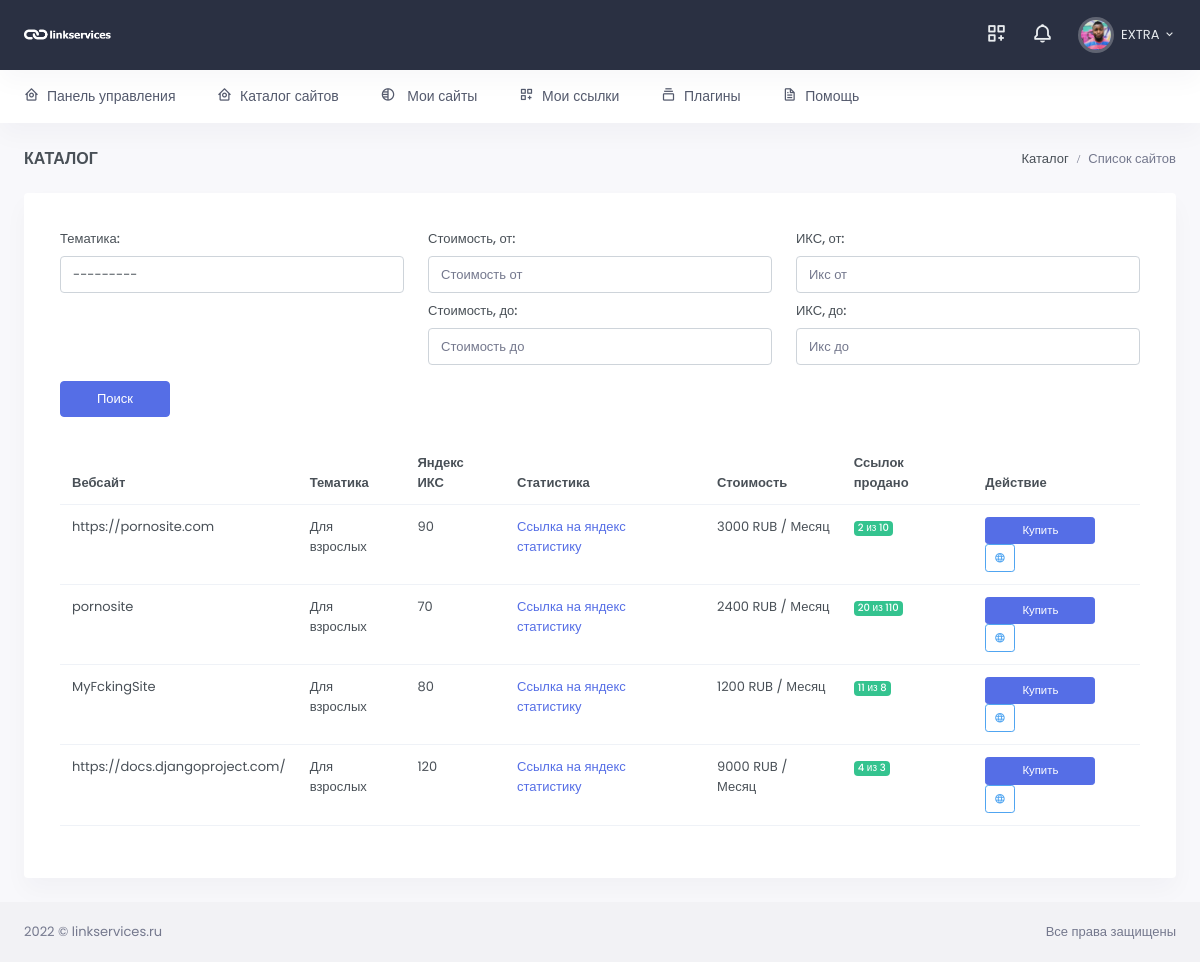
Page /catalog/ (signed in) on the earlier database version.
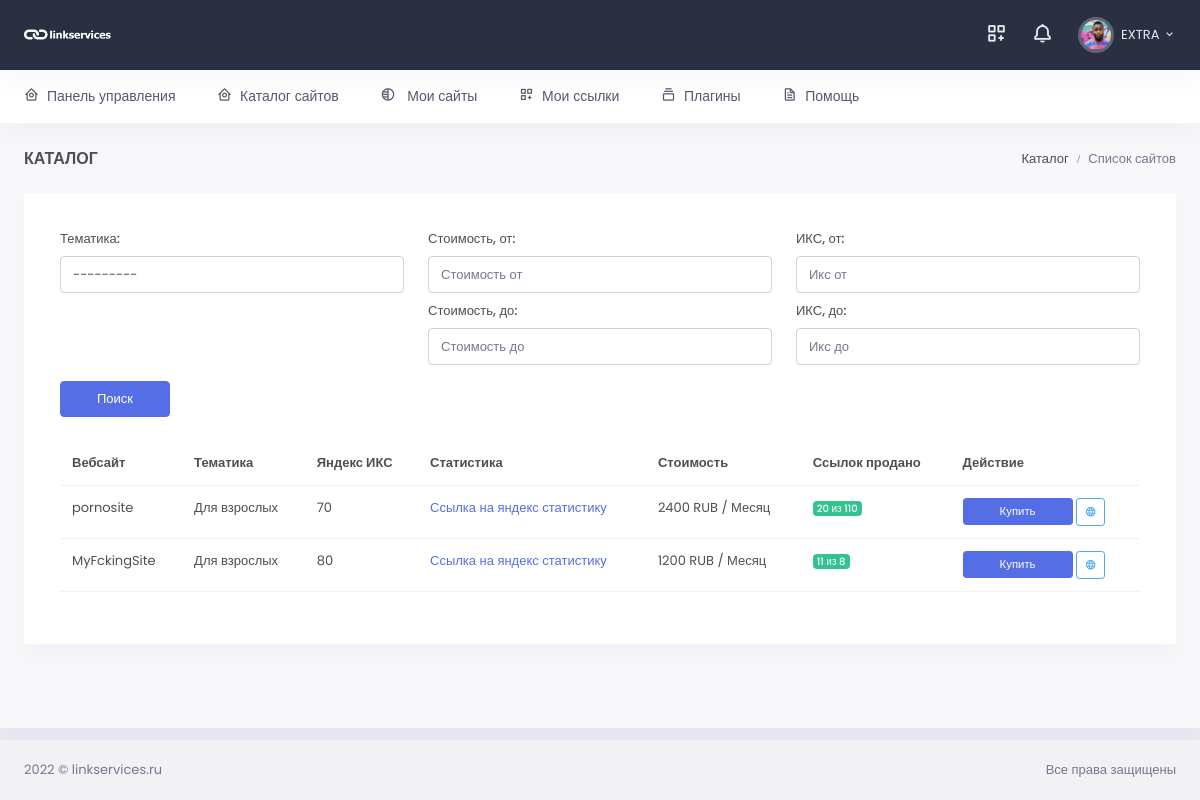
Same page on the later database version.
### site_app/models.py (models this page shows, shortened)
class WebSite(models.Model):
    MODERATION = 'На модерации'
    PUBLISHED = 'Опубликовано'
    REJECTED = 'Отклонено'
    STATUS_CHOICES = (
        (MODERATION, 'На модерации'),
        (PUBLISHED, 'Опубликовано'),
        (REJECTED, 'Отклонено')
    )
    url = models.CharField(max_length=255, verbose_name='url сайта')
    user = models.ForeignKey(Profile, related_name='user_website', on_delete=models.CASCADE,
                             max_length=100, blank=True, null=True, verbose_name='email заказчика')
    category = models.ForeignKey(Category, on_delete=models.CASCADE, verbose_name='Тематика')
    price = models.IntegerField(verbose_name='Цена')
    status = models.CharField(max_length=20, choices=STATUS_CHOICES, default=MODERATION, verbose_name='Статус')
    total_link = models.IntegerField(verbose_name='Всего ссылок', blank=True, null=True)
    yandex_x = models.IntegerField(verbose_name='Яндекс Икс', blank=True, null=True)
    yandex_stat = models.CharField(max_length=255, verbose_name='Яндекс статистика')
    increase = models.PositiveIntegerField(verbose_name='Наценка %', default=50, blank=True, null=True)
    password_yandex = models.CharField(max_length=250, verbose_name='Пароль от статистики', blank=True, null=True)
    created = models.DateTimeField(auto_now_add=True, verbose_name='Добавлено')
    update = models.DateTimeField(auto_now=True, verbose_name='Изменено')
    class Meta:
        verbose_name = 'Сайт'
        verbose_name_plural = 'Сайты'
        ordering = ('-created',)
    def get_absolute_url(self):
        return reverse('buy-link', kwargs={"pk": self.pk})
    def get_increase_price(self):
        return int(self.price * (self.increase / 100 + 1))
    def get_total_link(self):
        return self.link_set.count()

class Category(models.Model):
    name = models.CharField(max_length=200, verbose_name='Тематика')
    slug = models.SlugField()
    def __str__(self):
        return self.name
    class Meta:
        verbose_name = 'Тематика'
        verbose_name_plural = 'Тематики'
        ordering = ('name',)

### main/views.py (the view)
# urls.py: path('catalog/', Catalog.as_view(), name='catalog'),
class Catalog(LoginRequiredMixin, FilterView, ListView):
    template_name = 'main/catalog.html'
    context_object_name = 'website'
    paginate_by = 10
    model = WebSite
    filterset_class = SiteFilter
    def get_queryset(self):
        return WebSite.objects.filter(status='Опубликовано')\
            .select_related('category').exclude(user=self.request.user.profile)
    def get_context_data(self, *, object_list=None, **kwargs):
        context = super(Catalog, self).get_context_data(**kwargs)
        context['title'] = 'Каталог сайтов'
        return context

### main/templates/main/catalog.html (shortened to what the changed rows need)
{% extends 'base.html' %}
{% load static %}
{% block content %}
<div id="layout-wrapper">
    <div class="main-content">
        <div class="page-content">
            <div class="container-fluid">
                <div class="row">
                    <div class="col-lg-12">
                        <div class="card">
                            <div class="card-body">
                                <div class="tab-content p-3">
                                    <div class="tab-pane active" id="all-order" role="tabpanel">
                                        <div class="table-responsive mt-2">
                                            <table class="table table-hover datatable dt-responsive nowrap"
                                                   style="border-collapse: collapse; border-spacing: 0; width: 100%;">
                                                <thead>
                                                <tr>
                                                    <th scope="col">Вебсайт</th>
                                                    <th scope="col">Тематика</th>
                                                    <th scope="col">Яндекс ИКС</th>
                                                    <th scope="col">Статистика</th>
                                                    <th scope="col">Стоимость</th>
                                                    <th scope="col">Ссылок продано</th>
                                                    <th scope="col">Действие</th>
                                                </tr>
                                                </thead>
                                                <tbody>
                                                {% for item in website %}
                                                {% include 'main/partials/itemSites.html' %}
                                                {% endfor %}
                                                </tbody>
                                            </table>
                                        </div>
                                    </div>
                                </div>
                            </div>
                        </div>
                    </div>
                </div>
            </div>
        </div>
    </div>
</div>
{% endblock %}

### main/templates/main/partials/itemSites.html
<tr>
    <td>{{ item.url }}</td>
    <td>{{ item.category }}</td>
    <td>{{ item.yandex_x }}</td>
    <td><a href="{{ item.yandex_stat }}"> Ссылка на яндекс статистику</a></td>
    <td>{{ item.get_increase_price }} RUB / Месяц</td>
    <td>
        <span class="badge bg-success font-size-10">
           {{ item.get_total_link }} из {{ item.total_link }}</span>
    </td>
    <td>
        <a href="{{ item.get_absolute_url }}" class="btn btn-primary btn-sm w-md">Купить</a>
        <a href="{{ item.url}}" target="_blank" class="btn btn-outline-info btn-sm"><i
                class="mdi mdi-web"></i></a>
    </td>
</tr>

Differences in the rows shown:
removed WebSite: url "https://pornosite.com", category "Для взрослых", yandex_x "90", get_increase_price "3000", get_total_link "2", total_link "10"
removed WebSite: url "https://docs.djangoproject.com/", category "Для взрослых", yandex_x "120", get_increase_price "9000", get_total_link "4", total_link "3"
